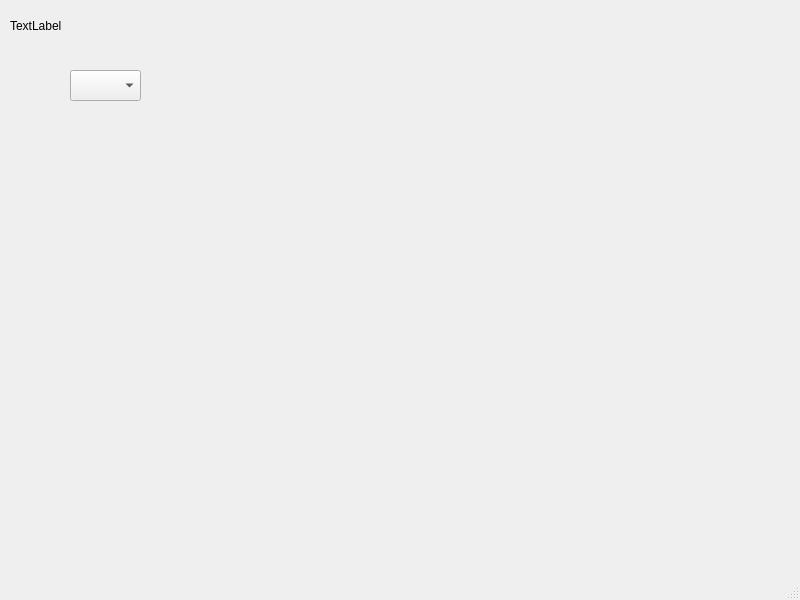
<?xml version="1.0" encoding="UTF-8"?>
<ui version="4.0">
 <class>teacher</class>
 <widget class="QMainWindow" name="teacher">
  <property name="geometry">
   <rect>
    <x>0</x>
    <y>0</y>
    <width>800</width>
    <height>600</height>
   </rect>
  </property>
  <property name="windowTitle">
   <string>MainWindow</string>
  </property>
  <widget class="QWidget" name="centralwidget">
   <widget class="QComboBox" name="comboBox">
    <property name="geometry">
     <rect>
      <x>70</x>
      <y>70</y>
      <width>71</width>
      <height>31</height>
     </rect>
    </property>
   </widget>
   <widget class="QLabel" name="label">
    <property name="geometry">
     <rect>
      <x>10</x>
      <y>10</y>
      <width>281</width>
      <height>31</height>
     </rect>
    </property>
    <property name="text">
     <string>TextLabel</string>
    </property>
   </widget>
  </widget>
  <widget class="QMenuBar" name="menubar">
   <property name="geometry">
    <rect>
     <x>0</x>
     <y>0</y>
     <width>800</width>
     <height>17</height>
    </rect>
   </property>
  </widget>
  <widget class="QStatusBar" name="statusbar"/>
 </widget>
 <resources/>
 <connections/>
</ui>
